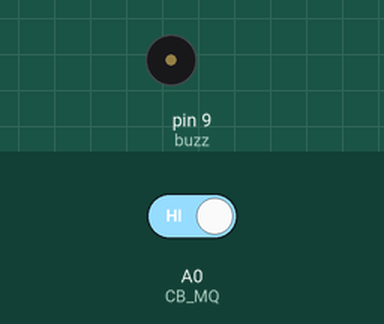
Simulated run of this sketch. Board: Arduino Uno, built with avr-gcc and run on an emulated ATmega328P. Parts: buzzer (waves = sounding, pin HIGH). The test bench sets the inputs (shaded band); at power-on: A0 (CB_MQ) HIGH.

Above: at 2.2 s.
2.3 s: A0 (CB_MQ) driven LOW
At 2.5 s:
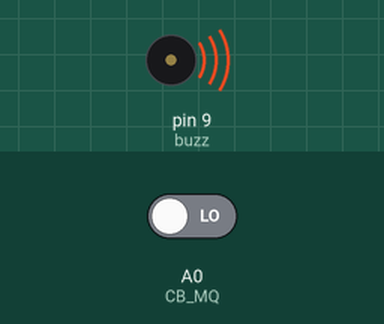
5.3 s: A0 (CB_MQ) driven HIGH
At 7.4 s:
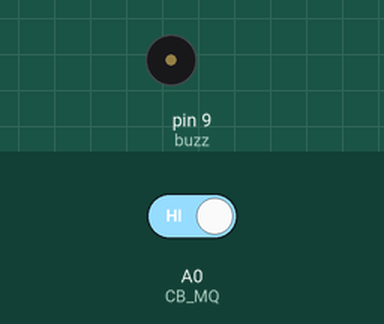
Timing chart, 0 to 8.9 s (numbered marks = the images above; inputs shaded):
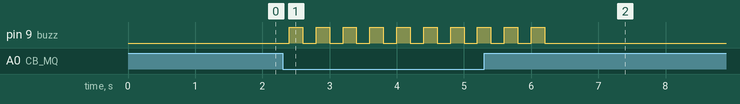

The sketch:

smart_WC_lobby_project.ino
```cpp
//#include <sim900.h>
#include <Servo.h>
Servo myservo;
#include <SoftwareSerial.h>
SoftwareSerial SIM900(2, 3);    // chân 2 arduino nối TX sim800A - chân 3 arduino nối với RX sim800A
String number1 = "0932329328";  // nhập sdt cần gọi vào đây
String val;
int baodong = 0;
int gui = 0;

#define CB_MQ A0    // cảm biến khí ga
#define buzz 9      // còi hú

void setup() {
  pinMode(CB_MQ, INPUT);
  pinMode(buzz, OUTPUT);
  digitalWrite(buzz, LOW);
  Serial.begin(9600);
  delay(1000);
}

void loop() {
  int GT_cbkhoi = digitalRead(CB_MQ);
  delay(100);
  if (GT_cbkhoi == 0) {
    for (int i = 0; i < 10; i++) {
      digitalWrite(buzz, HIGH);
      delay(200);
      digitalWrite(buzz, LOW);
      delay(200);
    }
  } else {
    digitalWrite(buzz,LOW);
  }
}
```

Measured:
- after the input at 2.3 s, pin 9 (buzz): alternates HIGH for 0.20 s and LOW for 0.20 s, starting after 0.10 s
- after the input at 5.3 s, pin 9 (buzz): goes on until 6.2 s, then stays LOW
